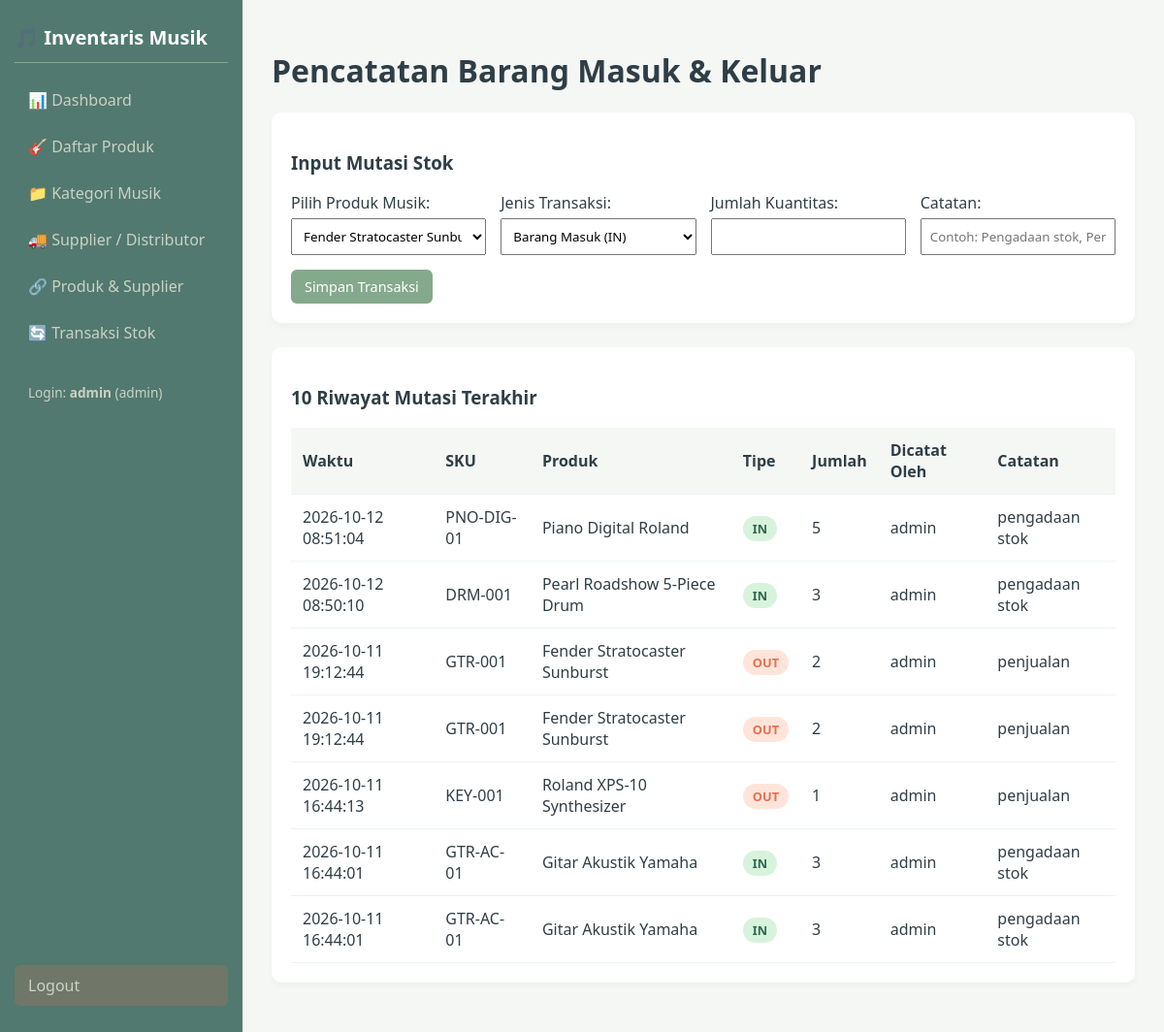
The page /public/stock/index.php (signed in) on the database its author committed.
### tables this page shows
CREATE TABLE `stock_movements` (
  `id` int(11) NOT NULL,
  `product_id` int(11) NOT NULL,
  `user_id` int(11) NOT NULL,
  `type` enum('IN','OUT') NOT NULL,
  `note` text DEFAULT NULL,
  `quantity` int(11) NOT NULL,
  `notes` varchar(255) DEFAULT NULL,
  `created_at` timestamp NOT NULL DEFAULT current_timestamp()
);

CREATE TABLE `products` (
  `id` int(11) NOT NULL,
  `category_id` int(11) NOT NULL,
  `sku` varchar(50) NOT NULL,
  `name` varchar(150) NOT NULL,
  `price` decimal(12,2) NOT NULL,
  `stock` int(11) NOT NULL DEFAULT 0,
  `min_stock` int(11) NOT NULL DEFAULT 5,
  `minimum_stock` int(11) NOT NULL DEFAULT 5,
  `created_at` timestamp NOT NULL DEFAULT current_timestamp()
);

CREATE TABLE `users` (
  `id` int(11) NOT NULL,
  `username` varchar(50) NOT NULL,
  `password_hash` varchar(255) NOT NULL,
  `full_name` varchar(100) NOT NULL,
  `role` enum('admin','staff') NOT NULL DEFAULT 'staff',
  `created_at` timestamp NOT NULL DEFAULT current_timestamp()
);

### helpers/escape.php (called while the page is built)
<?php
function e($value) {
    return htmlspecialchars((string)$value, ENT_QUOTES, 'UTF-8');
}

### public/stock/index.php (the view, shortened to what this page needs)
<?php
require_once __DIR__ . '/../../config/database.php';
$productList = $pdo->query("SELECT id, name, sku, stock FROM products")->fetchAll();
$history = $pdo->query("
    SELECT sm.*, p.name AS product_name, p.sku, u.username
    FROM stock_movements sm
    JOIN products p ON p.id = sm.product_id
    JOIN users u ON u.id = sm.user_id
    ORDER BY sm.id DESC LIMIT 10
")->fetchAll();
include __DIR__ . '/../../views/header.php';
?>
<h1>Pencatatan Barang Masuk & Keluar</h1>
<div class="card">
    <h3>Input Mutasi Stok</h3>
    <form method="POST" style="display: grid; grid-template-columns: repeat(auto-fit, minmax(200px, 1fr)); gap: 15px;">
        <div>
            <label style="display:block; margin-bottom:5px;">Pilih Produk Musik:</label>
            <select name="product_id" required style="width: 100%; padding: 8px;">
                <?php foreach ($productList as $item): ?>
                    <option value="<?= e($item['id']) ?>"><?= e($item['name']) ?> (Stok: <?= e($item['stock']) ?>)</option>
                <?php endforeach; ?>
            </select>
        </div>
        <div>
            <label style="display:block; margin-bottom:5px;">Jenis Transaksi:</label>
            <select name="type" required style="width: 100%; padding: 8px;">
                <option value="IN">Barang Masuk (IN)</option>
            </select>
        </div>
        <div>
            <label style="display:block; margin-bottom:5px;">Jumlah Kuantitas:</label>
            <input type="number" name="quantity" min="1" required style="width: 100%; padding: 8px;">
        </div>
        <div>
            <label style="display:block; margin-bottom:5px;">Catatan:</label>
            <input type="text" name="note" placeholder="Contoh: Pengadaan stok, Penjualan toko" style="width: 100%; padding: 8px;">
        </div>
        <div style="grid-column: 1 / -1;">
            <button type="submit" class="btn btn-primary">Simpan Transaksi</button>
        </div>
    </form>
</div>
<div class="card">
    <h3>10 Riwayat Mutasi Terakhir</h3>
    <table>
        <thead>
            <tr>
                <th>Waktu</th>
                <th>SKU</th>
                <th>Produk</th>
                <th>Tipe</th>
                <th>Jumlah</th>
                <th>Dicatat Oleh</th>
                <th>Catatan</th>
            </tr>
        </thead>
        <tbody>
            <?php if (empty($history)): ?>
                <tr><td colspan="7" style="text-align: center;">Belum ada riwayat transaksi mutasi.</td></tr>
            <?php else: ?>
                <?php foreach ($history as $h): ?>
                <tr>
                    <td><?= e($h['created_at']) ?></td>
                    <td><?= e($h['sku']) ?></td>
                    <td><?= e($h['product_name']) ?></td>
                    <td>
                        <span class="badge <?= $h['type'] === 'IN' ? 'badge-safe' : 'badge-low' ?>">
                            <?= e($h['type']) ?>
                        </span>
                    </td>
                    <td><?= e($h['quantity']) ?></td>
                    <td><?= e($h['username']) ?></td>
                    <td><?= e($h['note'] ?? '-') ?></td>
                </tr>
                <?php endforeach; ?>
            <?php endif; ?>
        </tbody>
    </table>
</div>
<?php include __DIR__ . '/../../views/footer.php'; ?>

### views/header.php (style rules this page uses)
:root { --bg-body: #f4f7f4; --primary-soft: #84a98c; --primary-dark: #52796f; --primary-light: #cad2c5; --text-dark: #2f3e46; --white: #ffffff; --danger: #e76f51; --warning: #e9c46a; }
* { box-sizing: border-box; font-family: 'Segoe UI', Tahoma, Geneva, Verdana, sans-serif; }
body { margin: 0; background-color: var(--bg-body); color: var(--text-dark); display: flex; min-height: 100vh; }
.card { background: var(--white); border-radius: 10px; padding: 20px; box-shadow: 0 4px 6px rgba(0,0,0,0.03); margin-bottom: 25px; }
table { width: 100%; border-collapse: collapse; margin-top: 15px; }
table th, table td { padding: 12px; text-align: left; border-bottom: 1px solid #edf2f4; }
table th { background-color: var(--bg-body); color: var(--text-dark); }
.badge { padding: 4px 10px; border-radius: 20px; font-size: 0.8rem; font-weight: bold; }
.badge-safe { background: #d8f3dc; color: #2d6a4f; }
.badge-low { background: #ffe5d9; color: var(--danger); }
.btn { padding: 8px 14px; border-radius: 6px; text-decoration: none; border: none; cursor: pointer; display: inline-block; font-size: 0.9rem; }
.btn-primary { background: var(--primary-soft); color: white; }

### rows shown on the page
stock_movements: created_at "2026-10-12 08:51:04", product.sku "PNO-DIG-01", product.name "Piano Digital Roland", type "IN", quantity "5", user.username "admin", note "pengadaan stok"
stock_movements: created_at "2026-10-12 08:50:10", product.sku "DRM-001", product.name "Pearl Roadshow 5-Piece Drum", type "IN", quantity "3", user.username "admin", note "pengadaan stok"
stock_movements: created_at "2026-10-11 19:12:44", product.sku "GTR-001", product.name "Fender Stratocaster Sunburst", type "OUT", quantity "2", user.username "admin", note "penjualan"
stock_movements: created_at "2026-10-11 19:12:44", product.sku "GTR-001", product.name "Fender Stratocaster Sunburst", type "OUT", quantity "2", user.username "admin", note "penjualan"
stock_movements: created_at "2026-10-11 16:44:13", product.sku "KEY-001", product.name "Roland XPS-10 Synthesizer", type "OUT", quantity "1", user.username "admin", note "penjualan"
stock_movements: created_at "2026-10-11 16:44:01", product.sku "GTR-AC-01", product.name "Gitar Akustik Yamaha", type "IN", quantity "3", user.username "admin", note "pengadaan stok"
stock_movements: created_at "2026-10-11 16:44:01", product.sku "GTR-AC-01", product.name "Gitar Akustik Yamaha", type "IN", quantity "3", user.username "admin", note "pengadaan stok"

### other values the page prints
$user['username'] "admin"
$user['role'] "admin"
form field product_id "Fender Stratocaster Sunburst (Stok: 4)"
